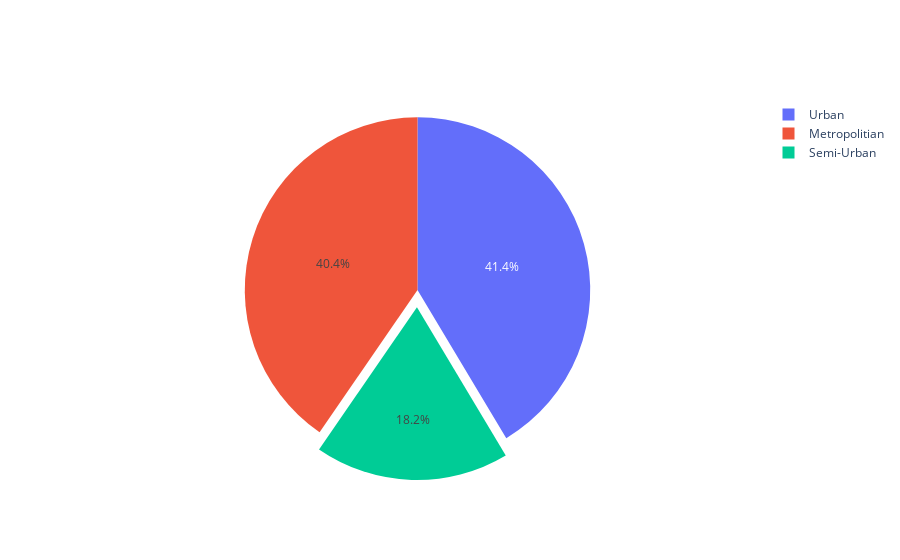

The notebook cell saved with this chart:
### Code cell
cols = ['Delivery_location_latitude', 'Delivery_location_longitude','Restaurant_latitude', 'Restaurant_longitude']

lat1 ='Delivery_location_latitude'
long1 ='Delivery_location_longitude'
lat2 ='Restaurant_latitude'
long2 ='Restaurant_longitude'

df1['distance'] = df1.loc[:, cols].apply(lambda x: haversine((x[lat1], x[long1]), (x[lat2], x[long2])), axis=1)
avg_distance = df1.loc[:,['City','distance']].groupby('City').mean().reset_index()
fig = go.Figure(data=[go.Pie(labels=avg_distance['City'],values=avg_distance['distance'],pull=[0,0.1,0])])
fig.show()

### Figure 1 — Plotly figure (JSON) as saved in the notebook; plotly's stock layout.template omitted (floating-point values rounded to 4 significant figures)
{"data": [{"labels": ["Metropolitian", "Semi-Urban", "Urban"], "pull": [0, 0.1, 0], "type": "pie", "values": [28.4, 12.79, 29.1]}], "layout": {}}
